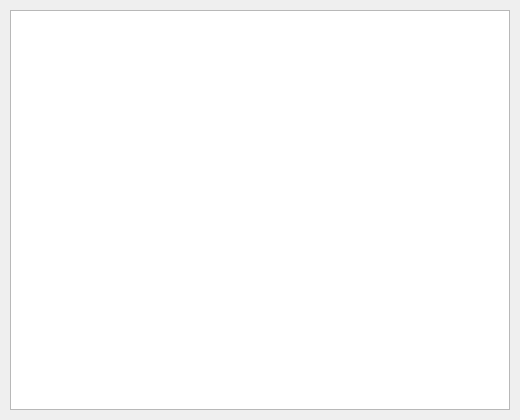
<?xml version="1.0" encoding="UTF-8"?>
<ui version="4.0">
 <class>MainWindow</class>
 <widget class="QMainWindow" name="MainWindow">
  <property name="geometry">
   <rect>
    <x>0</x>
    <y>0</y>
    <width>520</width>
    <height>420</height>
   </rect>
  </property>
  <property name="windowTitle">
   <string>MainWindow</string>
  </property>
  <widget class="QWidget" name="centralwidget">
   <widget class="QTableWidget" name="tableWidget">
    <property name="geometry">
     <rect>
      <x>10</x>
      <y>10</y>
      <width>500</width>
      <height>400</height>
     </rect>
    </property>
   </widget>
  </widget>
 </widget>
 <resources/>
 <connections/>
</ui>
